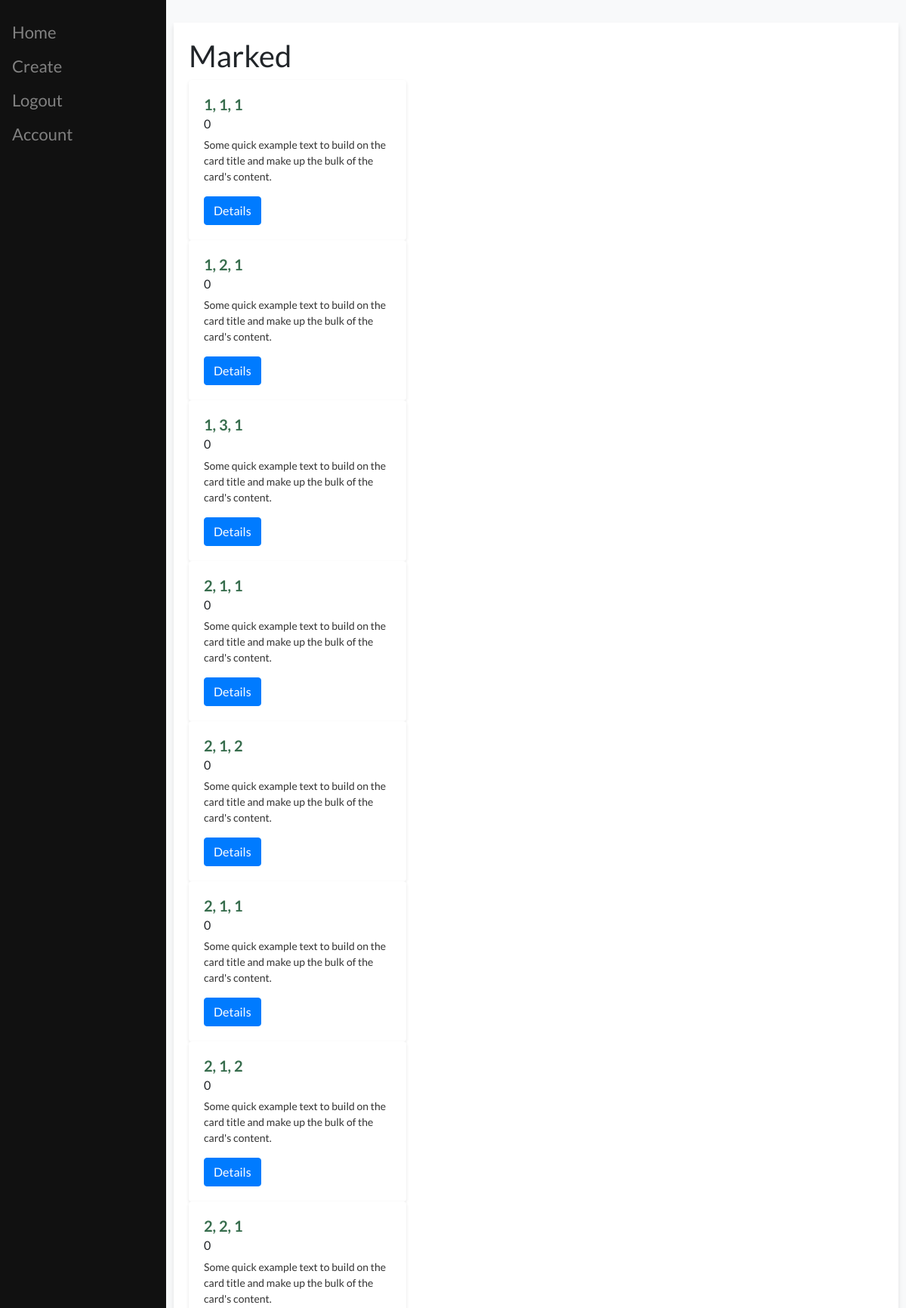
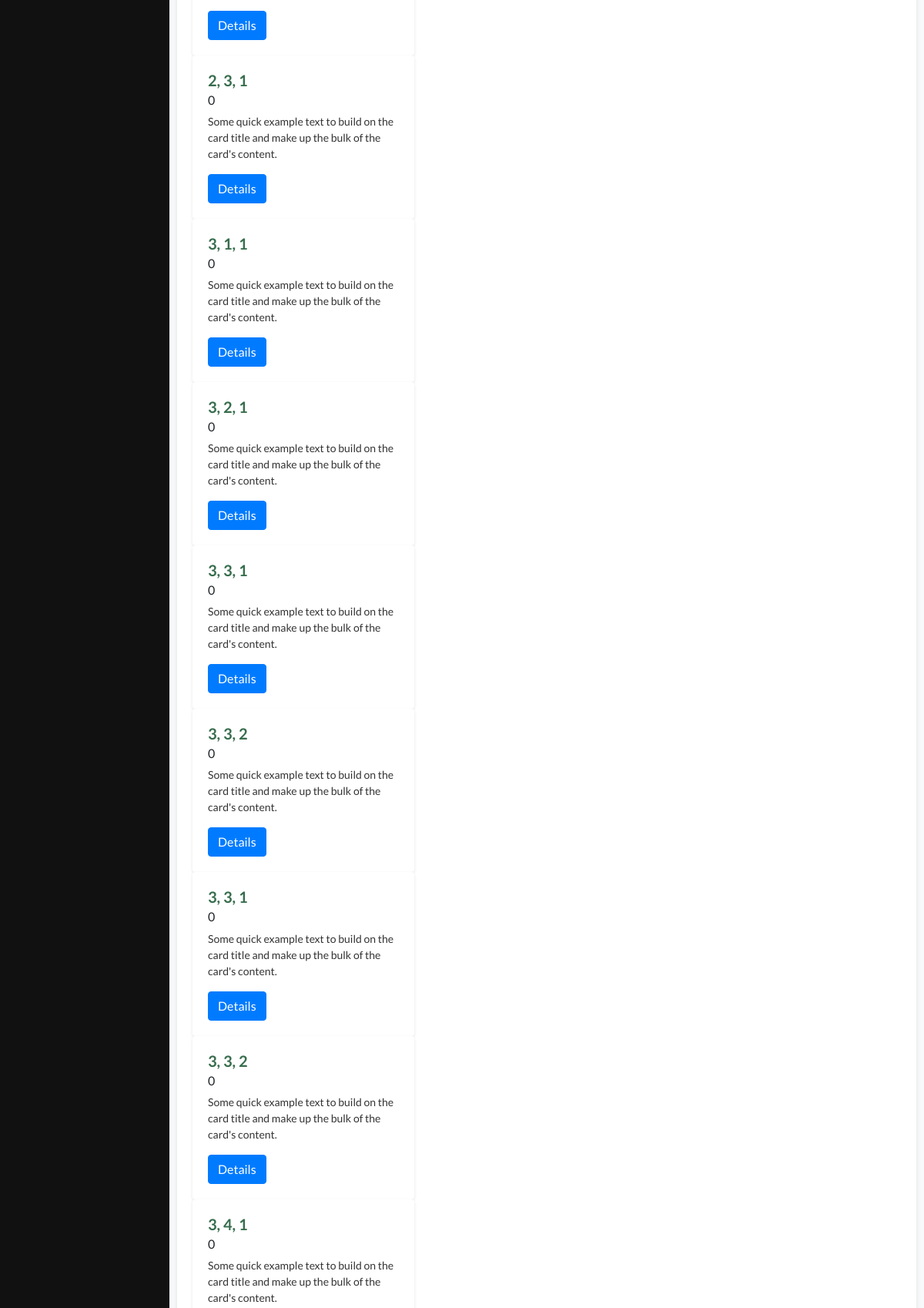
Screenshot of /app/6/mark/ (signed in, upper part) with the database file from the repository (2 pictures, top to bottom).
### main/models.py (models this page shows, shortened)
class NceaQuestions(models.Model):
    document = models.ForeignKey(NceaDocument, on_delete=models.CASCADE)
    QUESTION = models.IntegerField()
    primary = models.IntegerField()
    secondary = models.IntegerField()
    text = models.TextField()
    mark = models.IntegerField() # 112 = 1 achieved, 1 merit, 2 excellence

### main/views.py (the view)
# urls.py: path("<int:id>/mark/", views.marked, name="marked"),
@login_required(login_url="login/")
def marked(response, id):
    doc = NceaDocument.objects.get(id=id)
    if doc in response.user.nceadocument.all():
        qs = NceaQuestions.objects.filter(document = doc)
        context ={
            "id" : doc.id,
            "qs" : qs
        }
        return render(response, "main/marked.html", context)

### main/templates/main/marked.html (shortened to what this page needs)
{% extends 'main/base.html' %}
{%block content %}
    <h1>Marked</h1>
    {% for q in qs %}
        <div class="card" style="width: 18rem;">
            <div class="card-body">
                <h5 class="card-title"> {{q.QUESTION}}, {{q.primary}}, {{q.secondary}}</h5>
                <h6 class="card-subtitle mb-2 text-body-secondary">{{q.mark}}</h6>
                <p class="card-text">Some quick example text to build on the card title and make up the bulk of the card's content.</p>
                <a href="#" class="btn btn-primary">Details</a>
            </div>
        </div>
    {% endfor %}
{% endblock %}

### main/templates/main/base.html (style rules this page uses)
body { font-family: 'Lato', sans-serif; background-color: #f8f9fa; }
.card { border: none; background-color: #ffffff; box-shadow: 0 2px 4px 0 rgba(0, 0, 0, 0.1); transition: transform 0.3s, box-shadow 0.3s; }
.card-title { color: #376d4d; font-weight: bold; margin-bottom: 10px; }
.card-text { color: #333333; font-size: 14px; line-height: 1.5; }

### rows the page displays
NceaQuestions: QUESTION "1", primary "1", secondary "1", mark "0"
NceaQuestions: QUESTION "1", primary "2", secondary "1", mark "0"
NceaQuestions: QUESTION "1", primary "3", secondary "1", mark "0"
NceaQuestions: QUESTION "2", primary "1", secondary "1", mark "0"
NceaQuestions: QUESTION "2", primary "1", secondary "2", mark "0"
NceaQuestions: QUESTION "2", primary "1", secondary "1", mark "0"
NceaQuestions: QUESTION "2", primary "1", secondary "2", mark "0"
NceaQuestions: QUESTION "2", primary "2", secondary "1", mark "0"
NceaQuestions: QUESTION "2", primary "3", secondary "1", mark "0"
NceaQuestions: QUESTION "3", primary "1", secondary "1", mark "0"
NceaQuestions: QUESTION "3", primary "2", secondary "1", mark "0"
NceaQuestions: QUESTION "3", primary "3", secondary "1", mark "0"
NceaQuestions: QUESTION "3", primary "3", secondary "2", mark "0"
NceaQuestions: QUESTION "3", primary "3", secondary "1", mark "0"
NceaQuestions: QUESTION "3", primary "3", secondary "2", mark "0"
NceaQuestions: QUESTION "3", primary "4", secondary "1", mark "0"
